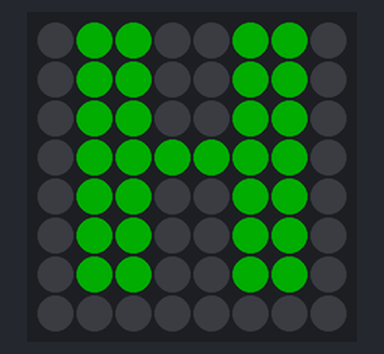
Simulated run of this sketch. Board: Arduino Uno, built with avr-gcc and run on an emulated ATmega328P. On the bench: 8×8 RGB LED matrix (first LED top left, wired row by row). Dim RGB values are drawn brighter than linear.

Above: at 0.05 s.
At 2.25 s:
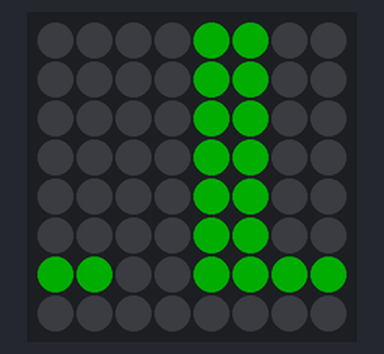
At 4.54 s:
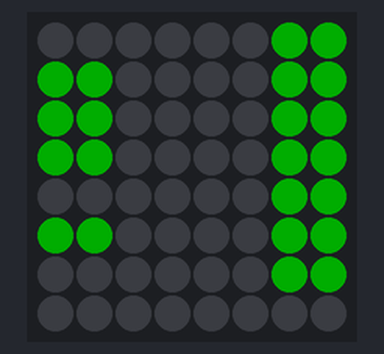
At 6.85 s:
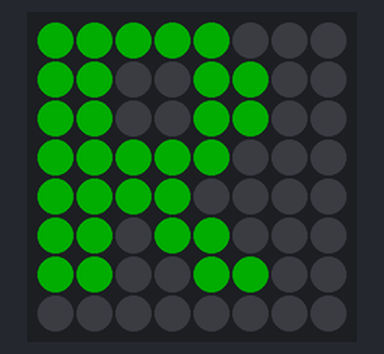
At 9.1 s:
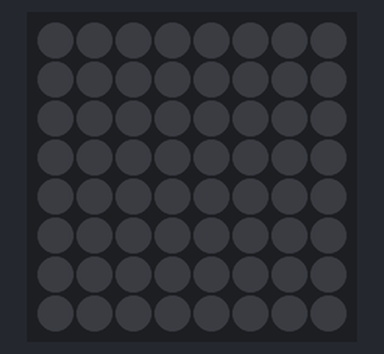
At 15.17 s:
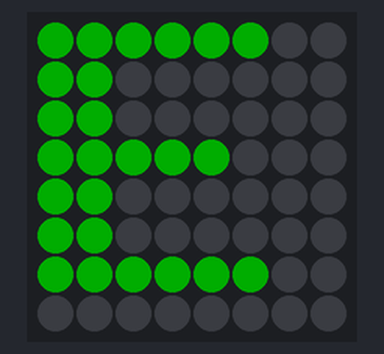

The sketch:

Font-001.ino
```cpp
#include <Adafruit_NeoPixel.h>
#include "font.h"  // Include the font header file

#define PIN_NEOPIXEL 14
#define NUMPIXELS    64  // 8x8 matrix
#define MATRIX_WIDTH 8
#define MATRIX_HEIGHT 8
#define RGB_BRIGHTNESS 50  // Brightness level (0-255)

Adafruit_NeoPixel pixels(NUMPIXELS, PIN_NEOPIXEL, NEO_GRB + NEO_KHZ800);

void setup() {
  pixels.begin(); // Initialize the NeoPixel library
  pixels.setBrightness(RGB_BRIGHTNESS); // Set brightness for all LEDs
}

void loop() {
  scrollText("HELLO WORLD...  ", pixels.Color(0, 255, 0));  // Scroll text in Green
}

void scrollText(const char* text, uint32_t color) {
  int len = strlen(text);

  for (int shift = 0; shift < len * 8 + MATRIX_WIDTH; shift++) {
    pixels.clear();  // Clear the matrix before drawing the next frame

    for (int i = 0; i < len; i++) {
      char c = text[i];
      const uint8_t* bitmap;

      if (c >= '0' && c <= '9') {
        bitmap = numbers[c - '0'];
      } else if (c >= 'A' && c <= 'Z') {
        bitmap = letters[c - 'A'];
      } else if (c == ' ') {
        bitmap = specialChars[0];  // Space
      } else if (c == '!') {
        bitmap = specialChars[1];  // Exclamation mark
      } else {
        continue;  // Skip unsupported characters
      }

      for (int y = 0; y < 8; y++) {
        for (int x = 0; x < 8; x++) {
          int columnPosition = i * 8 + x - shift;

          if (columnPosition >= 0 && columnPosition < MATRIX_WIDTH) {
            if (bitmap[y] & (1 << (7 - x))) {
              int pixelIndex = y * MATRIX_WIDTH + columnPosition;
              pixels.setPixelColor(pixelIndex, color);
            }
          }
        }
      }
    }

    pixels.show();
    delay(100);  // Adjust speed of scrolling
  }
}
```

font.h
```cpp
// font.h
#ifndef FONT_H
#define FONT_H

#include <stdint.h>

// Define the numbers 0-9 as 8x8 bitmaps
const uint8_t numbers[10][8] = {
    {0b00111100, 0b01100110, 0b11000011, 0b11000011, 0b11000011, 0b01100110, 0b00111100, 0b00000000}, // 0
    {0b00011000, 0b00111000, 0b00011000, 0b00011000, 0b00011000, 0b00011000, 0b01111110, 0b00000000}, // 1
    {0b00111100, 0b01100110, 0b00000110, 0b00011100, 0b01100000, 0b01100110, 0b01111110, 0b00000000}, // 2
    {0b00111100, 0b01100110, 0b00000110, 0b00011100, 0b00000110, 0b01100110, 0b00111100, 0b00000000}, // 3
    {0b00001100, 0b00011100, 0b00111100, 0b01101100, 0b01111110, 0b00001100, 0b00011110, 0b00000000}, // 4
    {0b01111110, 0b01100000, 0b01111100, 0b00000110, 0b00000110, 0b01100110, 0b00111100, 0b00000000}, // 5
    {0b00111100, 0b01100110, 0b01100000, 0b01111100, 0b01100110, 0b01100110, 0b00111100, 0b00000000}, // 6
    {0b01111110, 0b01100110, 0b00000110, 0b00001100, 0b00011000, 0b00110000, 0b00110000, 0b00000000}, // 7
    {0b00111100, 0b01100110, 0b01100110, 0b00111100, 0b01100110, 0b01100110, 0b00111100, 0b00000000}, // 8
    {0b00111100, 0b01100110, 0b01100110, 0b00111110, 0b00000110, 0b01100110, 0b00111100, 0b00000000}  // 9
};

// Define the uppercase letters A-Z as 8x8 bitmaps
const uint8_t letters[26][8] = {
    {0b00111100, 0b01100110, 0b01100110, 0b01111110, 0b01100110, 0b01100110, 0b01100110, 0b00000000}, // A
    {0b01111100, 0b01100110, 0b01100110, 0b01111100, 0b01100110, 0b01100110, 0b01111100, 0b00000000}, // B
    {0b00111100, 0b01100110, 0b01100000, 0b01100000, 0b01100000, 0b01100110, 0b00111100, 0b00000000}, // C
    {0b01111000, 0b01101100, 0b01100110, 0b01100110, 0b01100110, 0b01101100, 0b01111000, 0b00000000}, // D
    {0b01111110, 0b01100000, 0b01100000, 0b01111100, 0b01100000, 0b01100000, 0b01111110, 0b00000000}, // E
    {0b01111110, 0b01100000, 0b01100000, 0b01111100, 0b01100000, 0b01100000, 0b01100000, 0b00000000}, // F
    {0b00111110, 0b01100000, 0b01100000, 0b01101110, 0b01100110, 0b01100110, 0b00111110, 0b00000000}, // G
    {0b01100110, 0b01100110, 0b01100110, 0b01111110, 0b01100110, 0b01100110, 0b01100110, 0b00000000}, // H
    {0b00111100, 0b00011000, 0b00011000, 0b00011000, 0b00011000, 0b00011000, 0b00111100, 0b00000000}, // I
    {0b00011110, 0b00001100, 0b00001100, 0b00001100, 0b01101100, 0b01101100, 0b00111100, 0b00000000}, // J
    {0b01100110, 0b01101100, 0b01111000, 0b01110000, 0b01111000, 0b01101100, 0b01100110, 0b00000000}, // K
    {0b01100000, 0b01100000, 0b01100000, 0b01100000, 0b01100000, 0b01100000, 0b01111110, 0b00000000}, // L
    {0b01100011, 0b01110111, 0b01111111, 0b01101011, 0b01100011, 0b01100011, 0b01100011, 0b00000000}, // M
    {0b01100110, 0b01110110, 0b01111110, 0b01111110, 0b01101110, 0b01100110, 0b01100110, 0b00000000}, // N
    {0b00111100, 0b01100110, 0b01100110, 0b01100110, 0b01100110, 0b01100110, 0b00111100, 0b00000000}, // O
    {0b01111100, 0b01100110, 0b01100110, 0b01111100, 0b01100000, 0b01100000, 0b01100000, 0b00000000}, // P
    {0b00111100, 0b01100110, 0b01100110, 0b01100110, 0b01101110, 0b00111100, 0b00001110, 0b00000000}, // Q
    {0b01111100, 0b01100110, 0b01100110, 0b01111100, 0b01111000, 0b01101100, 0b01100110, 0b00000000}, // R
    {0b00111100, 0b01100110, 0b01100000, 0b00111100, 0b00000110, 0b01100110, 0b00111100, 0b00000000}, // S
    {0b01111110, 0b00011000, 0b00011000, 0b00011000, 0b00011000, 0b00011000, 0b00011000, 0b00000000}, // T
    {0b01100110, 0b01100110, 0b01100110, 0b01100110, 0b01100110, 0b01100110, 0b00111100, 0b00000000}, // U
    {0b01100110, 0b01100110, 0b01100110, 0b01100110, 0b01100110, 0b00111100, 0b00011000, 0b00000000}, // V
    {0b01100011, 0b01100011, 0b01100011, 0b01101011, 0b01111111, 0b01110111, 0b01100011, 0b00000000}, // W
    {0b01100110, 0b01100110, 0b00111100, 0b00011000, 0b00111100, 0b01100110, 0b01100110, 0b00000000}, // X
    {0b01100110, 0b01100110, 0b00111100, 0b00011000, 0b00011000, 0b00011000, 0b00011000, 0b00000000}, // Y
    {0b01111110, 0b00000110, 0b00001100, 0b00011000, 0b00110000, 0b01100000, 0b01111110, 0b00000000}  // Z
};

// Define some special characters as 8x8 bitmaps
const uint8_t specialChars[6][8] = {
    {0b00000000, 0b00011000, 0b00011000, 0b00011000, 0b00000000, 0b00011000, 0b00000000, 0b00000000}, // !
    {0b00000000, 0b01101100, 0b01101100, 0b00000000, 0b00000000, 0b00000000, 0b00000000, 0b00000000}, // "
    {0b00000000, 0b01101100, 0b01101100, 0b11111110, 0b01101100, 0b11111110, 0b01101100, 0b01101100}, // #
    {0b00011000, 0b01111100, 0b11000000, 0b01111100, 0b00000110, 0b01111100, 0b00011000, 0b00000000}, // $
    {0b11000011, 0b11000110, 0b00001100, 0b00011000, 0b00110000, 0b01100011, 0b11000011, 0b00000000}, // %
    {0b00111000, 0b01101100, 0b00111000, 0b01110110, 0b11011100, 0b11001100, 0b01110110, 0b00000000}  // &
};

#endif // FONT_H
```

Measured:
- by itself, everything shown: repeats every 14.2 s, in 106 steps
- what the display in image 4 shows lasts 2.2 s, from 9.1 s to 11.3 s
